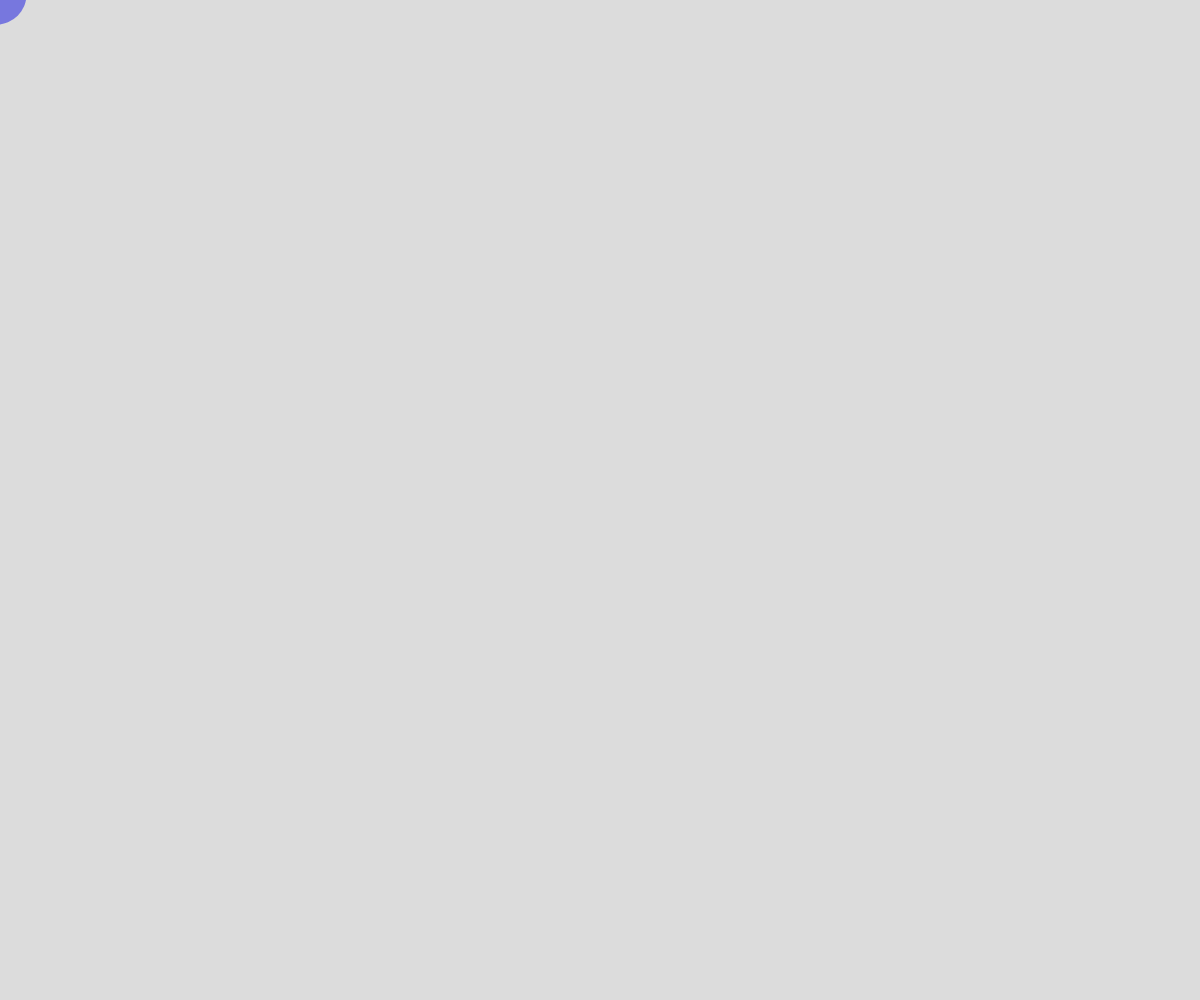
Frame 1 (no input)
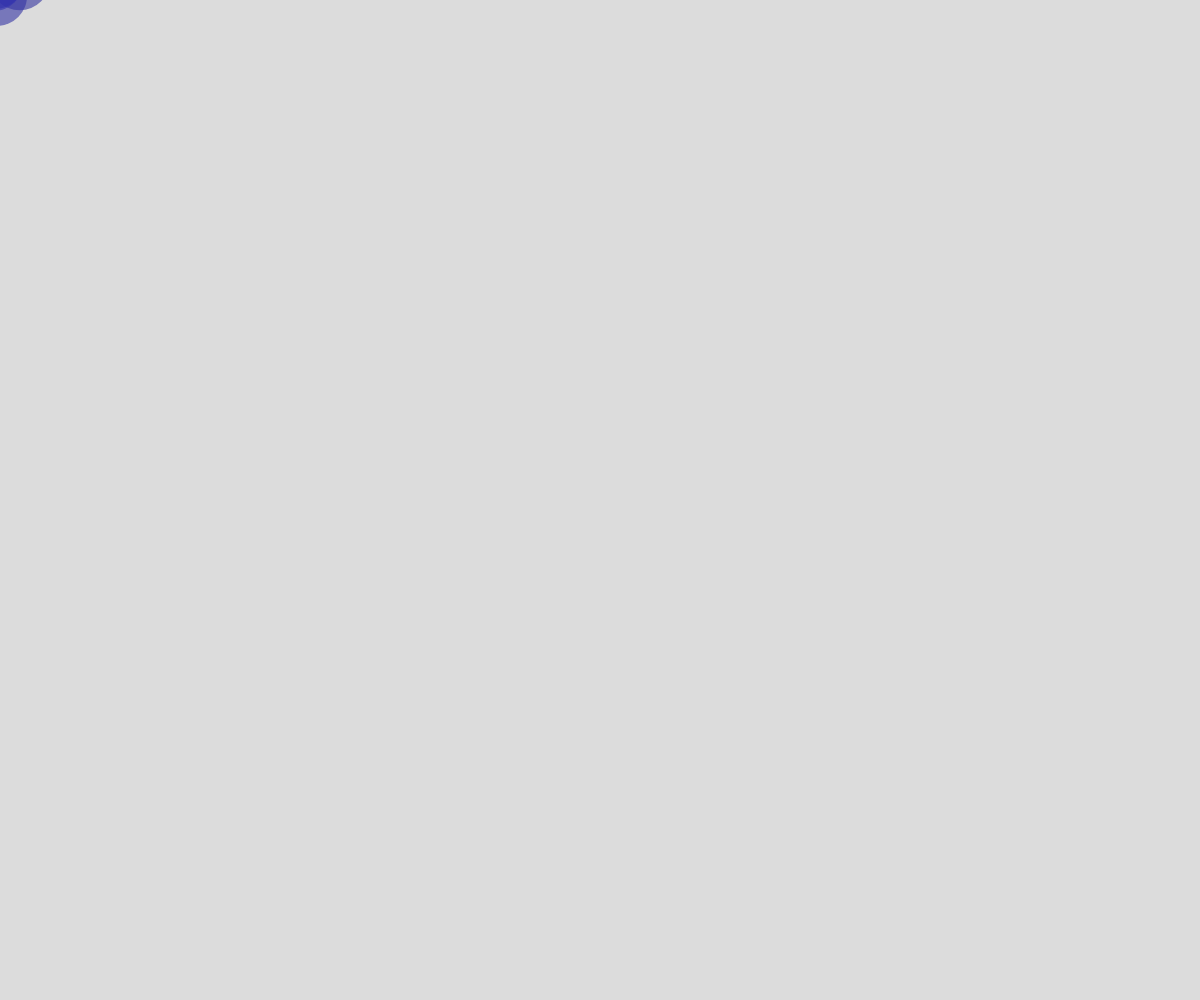
Frame 60 (no input)
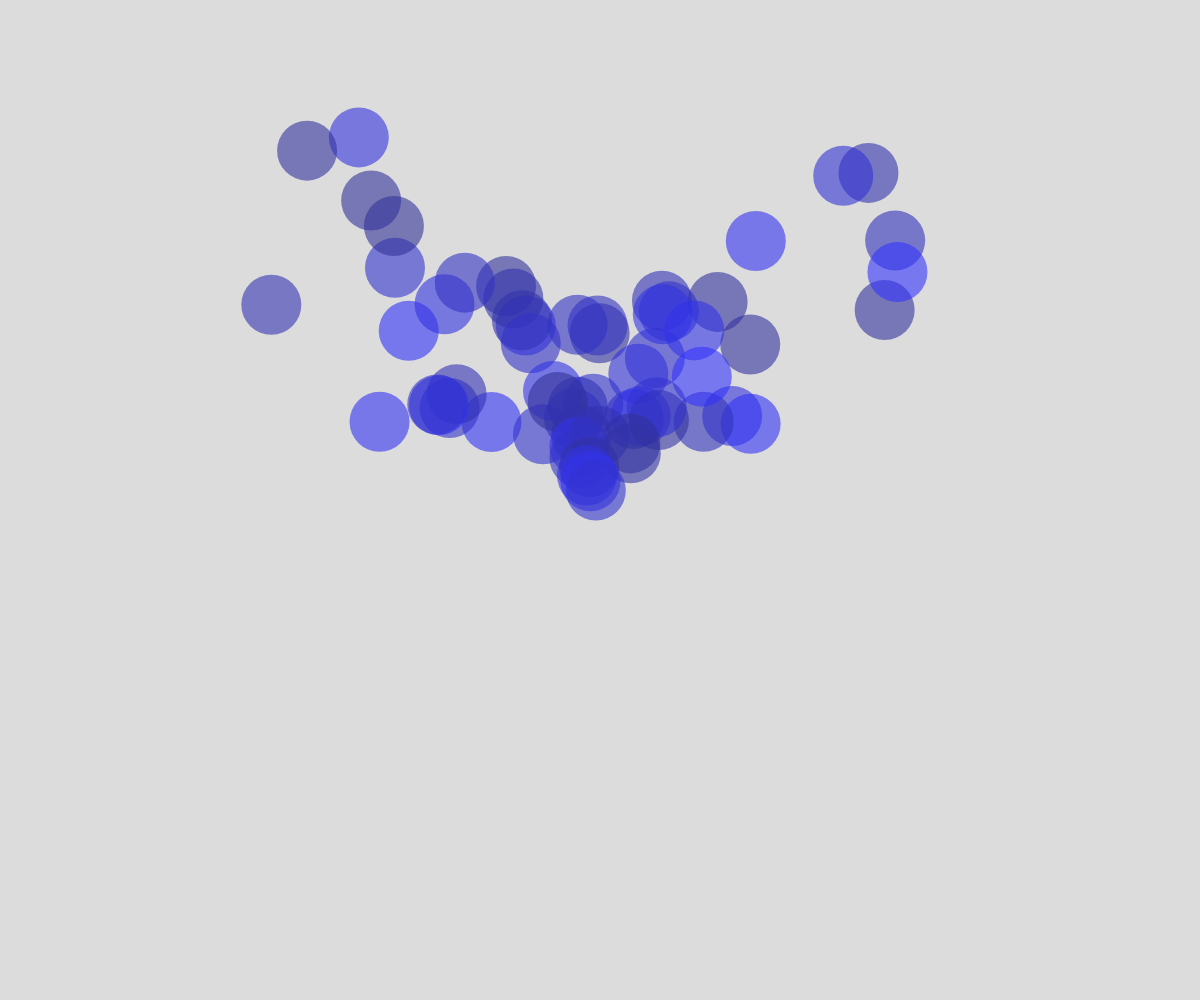
Frame 120 (the mouse pressed at the canvas centre since frame 60)

The p5.js sketch that drew these frames (run headless with seeded random() and noise() and a simulated clock; from frame 60 on, the mouse is pressed at the canvas centre):

// p5.js sketch
// ── sketch.js
// Vector Basics
// Udaey Sandha
// Nov 1, 2023
// Using Vectors for motion (pos, vel ,)

// Global Variables
let movers=[];

function setup() {
  createCanvas(windowWidth, windowHeight);
}

function mousePressed(){
  movers.push(new Movers(mouseX,mouseY));
}

function draw() {
  movers.push(new Movers(mouseX,mouseY));
  background(220);
  for (let i=0;i<movers.length; i++) {
    let m = movers[i];
    m.move();
    m.display();
  }
}

class Movers{
  constructor(x,y){
    this.pos = createVector(x,y);  // this.pos.x this.pos.y
    this.c = color(50,50,random(150,255),150);  // with transparency
    this.vel = createVector(random(-6,6),random(-4,-10));
    this.gravity = createVector(0,0.1);
    this.alive = true;
    this.lifetime = random(60,120);
  }

  move(){
    this.vel.add(this.gravity);
    this.pos.add(this.vel);
    this.lifetime--;
    if(this.lifetime<0) this.alive = false;
  }

  display(){
    fill(this.c);
    noStroke();
    push();
    translate(this.x,this.y);
    circle(this.pos.x,this.pos.y,60);
    pop();
  }
}
